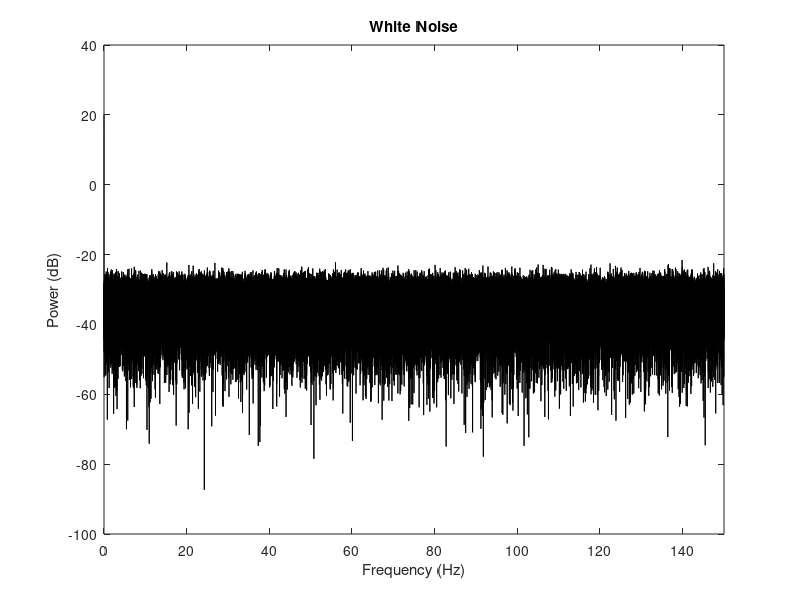

Write MATLAB code to recreate this figure. (Note: this script raises an error after producing the figure.)
%% 1. white noise PSD
%it is not 1/f. It doesn't vary across f, it is static.

white_noise = rand(168960,1);
[Pxx2,F2] = periodogram(white_noise,hamming(length(white_noise)),length(white_noise),300);
plot(F2,10*log10(Pxx2),'k'); xlabel('Frequency (Hz)'); ylabel('Power (dB)'); title ('White Noise');
xlim([0 150]);

%% 2. LFPs PSD 
%in the hippocampal LFP, theta (~7 Hz) is pronounced. 
%That's the only oscillation I see, except for a possible blip at ~22 Hz.

%Load vStr data
csc = LoadCSC('R016-2012-10-08-CSC04d.ncs');
run(FindFile('*keys.m'));

%restrict csc
csc_pre = Restrict(csc,0,ExpKeys.TimeOnTrack(1)-10);

%extract values
csc_preR = Range(csc_pre);
csc_preD = Data(csc_pre);
Fs = 1./mean(diff(csc_preR));

%downsample
dsf = 4;
csc_preD = decimate(csc_preD,dsf);
Fs = Fs./dsf;

%create vStr PSD
[Pxx,F] = periodogram(csc_preD,hamming(length(csc_preD)),length(csc_preD),Fs);
figure
subplot(211);
plot(F,10*log10(Pxx),'k'); xlabel('Frequency (Hz)'); ylabel('Power (dB)'); title ('Ventral Striatum');
xlim([0 150]);

% Load hippocampal data
hpc_csc = LoadCSC('R016-2012-10-08-CSC02b.ncs');

% Restrict csc
hpc_csc_pre = Restrict(hpc_csc,0,ExpKeys.TimeOnTrack(1)-10);

%extract values
hpc_csc_preR = Range(hpc_csc_pre);
hpc_csc_preD = Data(hpc_csc_pre);
Fs_hpc = 1./mean(diff(hpc_csc_preR));

% downsample
hpc_csc_preD = decimate(hpc_csc_preD,dsf);
Fs_hpc = Fs_hpc./dsf;

% create hippocampal PSD
[Pxx_hpc,F_hpc] = periodogram(hpc_csc_preD,hamming(length(hpc_csc_preD)),length(hpc_csc_preD),Fs_hpc);
subplot(212);
plot(F_hpc,10*log10(Pxx_hpc),'k'); xlabel('Frequency (Hz)'); ylabel('Power (dB)'); title('Hippocampus');
xlim([0 150]);

%% 3. messing around with window size parameter for the Welch power spectrum
%decreasing the window size smoothes out the PSD, making it drastically
%easier to see the delta, theta, beta, and gamma peaks in the vStr PSD, and
%the theta peak in the hippocampal PSD.

wSize = 50000;
figure

%create PSDs
subplot(421); %original vStr PSD
plot(F,10*log10(Pxx),'k'); ylabel('Power (dB)'); title('Ventral Striatum');
xlim([0 150]);

subplot(423); %Welch wSize=50000 vStr PSD
[Pxx3,F3] = pwelch(csc_preD,wSize,wSize/2,length(csc_preD),Fs);
plot(F3,10*log10(Pxx3),'g'); ylabel('Power (dB)'); 
xlim([0 150]);

subplot(425); %Welch wSize=5000 vStr PSD
[Pxx4,F4] = pwelch(csc_preD,wSize/10,wSize/20,length(csc_preD),Fs);
plot(F4,10*log10(Pxx4)); ylabel('Power (dB)'); 
xlim([0 150]);

subplot(427); %Welch wSize=500 vStr PSD
[Pxx5,F5] = pwelch(csc_preD,wSize/100,wSize/200,length(csc_preD),Fs);
plot(F5,10*log10(Pxx5),'r'); xlabel('Frequency (Hz)'); ylabel('Power (dB)'); 
xlim([0 150]);

subplot(422); %original hippocampal PSD
plot(F_hpc,10*log10(Pxx_hpc),'k'); title('Hippocampus');
xlim([0 150]);

subplot(424); %Welch wSize=50000 hippocampal PSD
[Pxx_hpc2,F_hpc2] = pwelch(hpc_csc_preD,wSize,wSize/2,length(hpc_csc_preD),Fs_hpc);
plot(F_hpc2,10*log10(Pxx_hpc2),'g'); 
xlim([0 150]);

subplot(426); %Welch wSize=5000 hippocampal PSD
[Pxx_hpc3,F_hpc3] = pwelch(hpc_csc_preD,wSize/10,wSize/20,length(hpc_csc_preD),Fs_hpc);
plot(F_hpc3,10*log10(Pxx_hpc3));
xlim([0 150])

subplot(428); %Welch wSize=500 hippocampal PSD
[Pxx_hpc4,F_hpc4] = pwelch(hpc_csc_preD,wSize/100,wSize/200,length(hpc_csc_preD),Fs_hpc);
plot(F_hpc4,10*log10(Pxx_hpc4),'r'); xlabel('Frequency (Hz)');
xlim([0 150]);

%% 4. Downsampling vs. decimate
%downsampling versus using decimate distorts the PSD. The original peaks
%are gone, and a new ~30 Hz peak is introduced. Is that the original theta
%signal?

%downsample
csc_preD2 = downsample(csc_preD,dsf);
hpc_csc_preD2 = downsample(hpc_csc_preD,dsf);

%create PSDs
figure
subplot(221); %original vStr PSD
plot(F,10*log10(Pxx),'k'); ylabel('Power (dB)'); title ('Ventral Striatum');
xlim([0 150]);

[Pxx6,F6] = periodogram(csc_preD2,hamming(length(csc_preD2)),length(csc_preD2),Fs);
subplot(223); %downsampled vStr PSD
plot(F6,10*log10(Pxx6)); xlabel('Frequency (Hz)'); ylabel('Power (dB)');
xlim([0 150]);

subplot(222); %original hippocampal PSD
plot(F_hpc,10*log10(Pxx_hpc),'k');  title ('Hippocampus');
xlim([0 150]);

[Pxx_hpc5,F_hpc5] = periodogram(hpc_csc_preD2,hamming(length(hpc_csc_preD2)),length(hpc_csc_preD2),Fs_hpc);
subplot(224); %downsampled hippocampal PSD
plot(F_hpc5,10*log10(Pxx_hpc5)); xlabel('Frequency (Hz)'); 
xlim([0 150]);